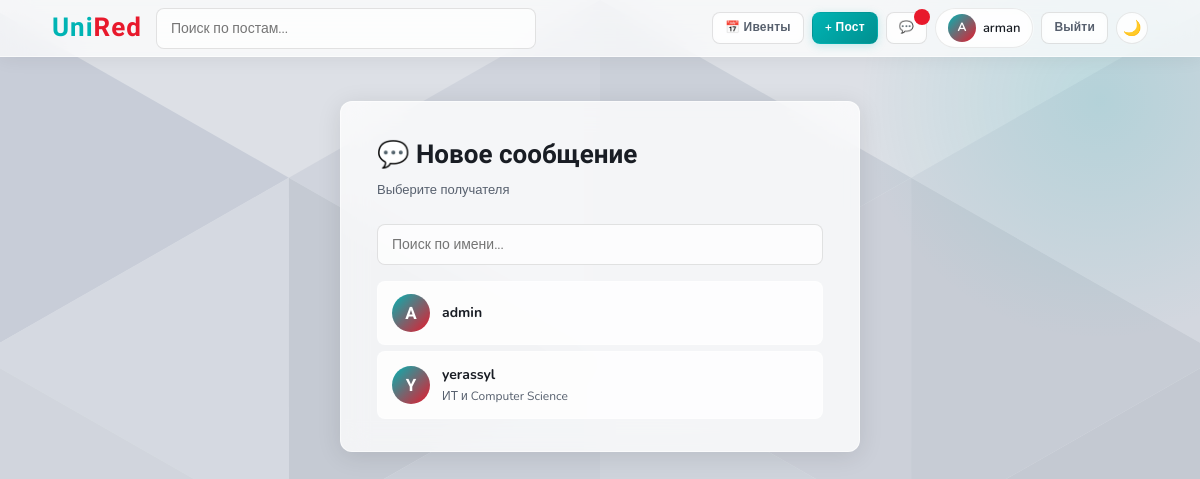
Screenshot of /messages/new (signed in) with the database file from the repository.
### tables this page shows
CREATE TABLE users (
            id INTEGER PRIMARY KEY AUTOINCREMENT,
            username TEXT UNIQUE NOT NULL,
            email TEXT UNIQUE NOT NULL,
            password TEXT NOT NULL,
            faculty TEXT DEFAULT '',
            role TEXT DEFAULT 'student',
            created_at TEXT DEFAULT (datetime('now'))
        , bio TEXT DEFAULT '');

### unired/app.py (the view)
@app.route('/messages/new')
def new_message():
    user = current_user()
    if not user: return redirect(url_for('login'))
    conn = get_db()
    users = conn.execute('SELECT id, username, faculty FROM users WHERE id!=? ORDER BY username', (user['id'],)).fetchall()
    conn.close()
    return render_template('new_message.html', user=user, users=users)

### unired/app.py (called while the page is built)
def get_db():
    conn = sqlite3.connect(DB)
    conn.row_factory = sqlite3.Row
    return conn

def current_user():
    if 'user_id' in session:
        conn = get_db()
        user = conn.execute('SELECT * FROM users WHERE id=?', (session['user_id'],)).fetchone()
        conn.close()
        return user
    return None

### unired/templates/new_message.html (shortened to what this page needs)
{% extends "base.html" %}
{% block content %}
<div class="form-page" style="max-width:560px">
  <div class="form-card">
    <div class="form-title">💬 Новое сообщение</div>
    <div class="form-sub">Выберите получателя</div>
    <input type="text" id="search-user" placeholder="Поиск по имени..." oninput="filterUsers(this.value)" style="margin-bottom:16px">
    <div id="user-list" style="display:flex;flex-direction:column;gap:6px;max-height:400px;overflow-y:auto">
      {% for u in users %}
      <a href="/messages/{{ u.id }}" class="user-row" data-name="{{ u.username.lower() }}">
        <div style="width:38px;height:38px;border-radius:50%;background:linear-gradient(135deg,var(--teal),var(--accent));color:#fff;font-family:'Rajdhani',sans-serif;font-size:17px;font-weight:700;display:flex;align-items:center;justify-content:center;flex-shrink:0">{{ u.username[0].upper() }}</div>
        <div>
          <div style="font-weight:700;font-size:14px;color:var(--text)">{{ u.username }}</div>
          {% if u.faculty %}<div style="font-size:12px;color:var(--muted)">{{ u.faculty }}</div>{% endif %}
        </div>
      </a>
      {% else %}
      <p style="color:var(--muted);text-align:center;padding:20px">Нет других пользователей</p>
      {% endfor %}
    </div>
  </div>
</div>
{% endblock %}

### unired/templates/base.html (shortened to what this page needs)
<!DOCTYPE html>
<html lang="ru">
<head>
</head>
<body>
<nav>
  <div class="nav-inner">
    <a href="/" class="nav-logo"><span class="logo-uni">Uni</span><span class="logo-red">Red</span></a>
    <div class="nav-search">
      <form method="get" action="/">
        <input type="text" name="q" placeholder="Поиск по постам..." value="{{ request.args.get('q','') }}">
      </form>
    </div>
    <div class="nav-links">
      <a href="/events" class="btn btn-outline btn-sm">📅 Ивенты</a>
      {% if user %}
        <a href="/post/new" class="btn btn-teal btn-sm">+ Пост</a>
        <a href="/messages" class="btn btn-outline btn-sm" style="position:relative">
          💬
          <span id="unread-badge" style="display:none;position:absolute;top:-4px;right:-4px;background:var(--accent);color:#fff;border-radius:50%;width:16px;height:16px;font-size:10px;display:flex;align-items:center;justify-content:center;font-weight:700"></span>
        </a>
        <a href="/profile" class="user-badge" style="text-decoration:none">
          <div class="avatar">{{ user.username[0].upper() }}</div>
          <span>{{ user.username }}</span>
        </a>
        <a href="/logout" class="btn btn-outline btn-sm">Выйти</a>
      {% else %}
        <a href="/login" class="btn btn-outline btn-sm">Войти</a>
        <a href="/register" class="btn btn-primary btn-sm">Регистрация</a>
      {% endif %}
      <button class="theme-toggle" onclick="toggleTheme()" title="Тёмная тема">🌙</button>
    </div>
  </div>
</nav>
{% block content %}{% endblock %}
</body>
</html>

### unired/templates/base.html (style rules this page uses)
:root { --bg: #dde0e6; --surface: rgba(255,255,255,0.78); --surface-solid: #ffffff; --border: rgba(255,255,255,0.55); --border-dark: rgba(0,0,0,0.08); --text: #191d24; --muted: #57606e; --hint: #99a0ad; --accent: #e8192c; --accent-light: #ffeaec; --teal: #00b4b4; --teal-dark: #009090; --teal-light: #e0f7f7; --blue: #185fa5; --blue-light: #e6f1fb; --green: #1d9e75; --green-light: #e1f5ee; --purple: #534ab7; --purple-light: #eeedfe; --amber: #ba7517; --amber-light: #faeeda; --radius: 12px; --radius-sm: 8px; --glass: blur(14px); --shadow: 0 2px 16px rgba(0,0,0,0.07); --shadow-md: 0 4px 24px rgba(0,0,0,0.1); }
* { box-sizing: border-box; margin: 0; padding: 0; }
body { font-family: 'Nunito', sans-serif; color: var(--text); line-height: 1.6; font-size: 15px; min-height: 100vh; background: var(--bg); position: relative; }
body::before { content: ''; position: fixed; inset: 0; z-index: -2; }
body::after { content: ''; position: fixed; top: -150px; right: -150px; z-index: -1; width: 500px; height: 500px; border-radius: 50%; background: radial-gradient(circle, rgba(0,180,180,0.15) 0%, transparent 68%); pointer-events: none; }
a { color: inherit; text-decoration: none; }
nav { background: rgba(255,255,255,0.72); backdrop-filter: var(--glass); -webkit-backdrop-filter: var(--glass); border-bottom: 1px solid var(--border); position: sticky; top: 0; z-index: 100; box-shadow: 0 1px 20px rgba(0,0,0,0.07); }
.nav-inner { max-width: 1140px; margin: 0 auto; padding: 0 22px; display: flex; align-items: center; height: 56px; gap: 14px; }
.nav-logo { font-family: 'Rajdhani', sans-serif; font-size: 26px; font-weight: 700; letter-spacing: 1px; display: flex; align-items: baseline; gap: 0; }
.logo-uni { color: var(--teal); }
.logo-red { color: var(--accent); }
.nav-search { flex: 1; max-width: 380px; }
.nav-search input { width: 100%; padding: 8px 18px; border: 1px solid rgba(0,0,0,0.1); border-radius: 24px; font-size: 13px; font-family: 'Nunito', sans-serif; background: rgba(255,255,255,0.65); color: var(--text); outline: none; transition: all 0.2s; }
.nav-links { display: flex; align-items: center; gap: 8px; margin-left: auto; }
.btn { display: inline-flex; align-items: center; gap: 5px; padding: 7px 16px; border-radius: var(--radius-sm); font-size: 13px; font-weight: 700; font-family: 'Nunito', sans-serif; cursor: pointer; border: 1px solid transparent; transition: all 0.18s; letter-spacing: 0.2px; }
.btn-outline { border-color: rgba(0,0,0,0.11); color: var(--muted); background: rgba(255,255,255,0.55); backdrop-filter: blur(4px); }
.btn-teal { background: linear-gradient(135deg, var(--teal) 0%, var(--teal-dark) 100%); color: #fff; box-shadow: 0 2px 10px rgba(0,180,180,0.22); }
.btn-sm { padding: 5px 12px; font-size: 12px; }
.user-badge { display: flex; align-items: center; gap: 7px; padding: 5px 12px; border-radius: 24px; background: rgba(255,255,255,0.65); border: 1px solid rgba(0,0,0,0.08); font-size: 13px; font-weight: 600; backdrop-filter: blur(4px); }
.avatar { width: 28px; height: 28px; border-radius: 50%; background: linear-gradient(135deg, var(--teal), var(--accent)); color: #fff; display: flex; align-items: center; justify-content: center; font-size: 12px; font-weight: 700; flex-shrink: 0; }
.form-page { max-width: 600px; margin: 44px auto; padding: 0 20px; }
.form-card { background: var(--surface); backdrop-filter: var(--glass); -webkit-backdrop-filter: var(--glass); border: 1px solid var(--border); border-radius: var(--radius); padding: 32px 36px; box-shadow: var(--shadow-md); }
.form-title { font-family: 'Rajdhani', sans-serif; font-size: 26px; font-weight: 700; margin-bottom: 4px; }
.form-sub { font-size: 13px; color: var(--muted); margin-bottom: 24px; }
input[type=text], input[type=email], input[type=password], input[type=datetime-local], select, textarea { width: 100%; padding: 10px 14px; border: 1px solid rgba(0,0,0,0.11); border-radius: var(--radius-sm); font-size: 14px; color: var(--text); background: rgba(255,255,255,0.7); outline: none; font-family: 'Nunito', sans-serif; transition: all 0.18s; }
.theme-toggle { background: rgba(255,255,255,0.55); border: 1px solid rgba(0,0,0,0.09); border-radius: 50%; width: 32px; height: 32px; cursor: pointer; font-size: 15px; display: flex; align-items: center; justify-content: center; transition: all 0.2s; backdrop-filter: blur(4px); flex-shrink: 0; }

### rows the page displays
users: username "A", username "arman"
users: username "A", username "admin"
users: username "Y", username "yerassyl", faculty "ИТ и Computer Science"
